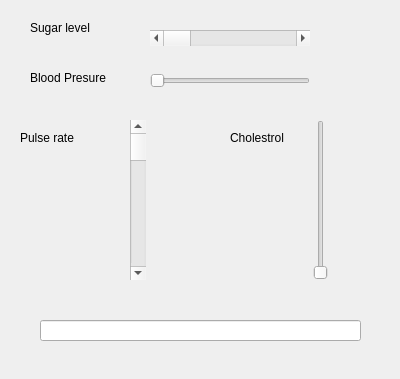
<?xml version="1.0" encoding="UTF-8"?>
<ui version="4.0">
 <class>Dialog</class>
 <widget class="QDialog" name="Dialog">
  <property name="geometry">
   <rect>
    <x>0</x>
    <y>0</y>
    <width>400</width>
    <height>379</height>
   </rect>
  </property>
  <property name="windowTitle">
   <string>Dialog</string>
  </property>
  <widget class="QScrollBar" name="horizontalScrollBar">
   <property name="geometry">
    <rect>
     <x>150</x>
     <y>30</y>
     <width>160</width>
     <height>16</height>
    </rect>
   </property>
   <property name="orientation">
    <enum>Qt::Horizontal</enum>
   </property>
  </widget>
  <widget class="QSlider" name="horizontalSlider">
   <property name="geometry">
    <rect>
     <x>150</x>
     <y>70</y>
     <width>160</width>
     <height>22</height>
    </rect>
   </property>
   <property name="orientation">
    <enum>Qt::Horizontal</enum>
   </property>
  </widget>
  <widget class="QScrollBar" name="verticalScrollBar">
   <property name="geometry">
    <rect>
     <x>130</x>
     <y>120</y>
     <width>16</width>
     <height>160</height>
    </rect>
   </property>
   <property name="orientation">
    <enum>Qt::Vertical</enum>
   </property>
  </widget>
  <widget class="QSlider" name="verticalSlider">
   <property name="geometry">
    <rect>
     <x>310</x>
     <y>120</y>
     <width>22</width>
     <height>160</height>
    </rect>
   </property>
   <property name="orientation">
    <enum>Qt::Vertical</enum>
   </property>
  </widget>
  <widget class="QLineEdit" name="lineEdit">
   <property name="geometry">
    <rect>
     <x>40</x>
     <y>320</y>
     <width>321</width>
     <height>21</height>
    </rect>
   </property>
  </widget>
  <widget class="QLabel" name="label">
   <property name="geometry">
    <rect>
     <x>30</x>
     <y>20</y>
     <width>61</width>
     <height>16</height>
    </rect>
   </property>
   <property name="text">
    <string>Sugar level</string>
   </property>
  </widget>
  <widget class="QLabel" name="label_2">
   <property name="geometry">
    <rect>
     <x>30</x>
     <y>70</y>
     <width>81</width>
     <height>16</height>
    </rect>
   </property>
   <property name="text">
    <string>Blood Presure</string>
   </property>
  </widget>
  <widget class="QLabel" name="label_3">
   <property name="geometry">
    <rect>
     <x>20</x>
     <y>130</y>
     <width>61</width>
     <height>16</height>
    </rect>
   </property>
   <property name="text">
    <string>Pulse rate</string>
   </property>
  </widget>
  <widget class="QLabel" name="label_4">
   <property name="geometry">
    <rect>
     <x>230</x>
     <y>130</y>
     <width>61</width>
     <height>16</height>
    </rect>
   </property>
   <property name="text">
    <string>Cholestrol</string>
   </property>
  </widget>
 </widget>
 <resources/>
 <connections/>
</ui>
